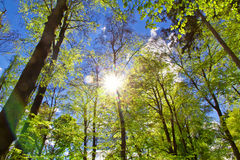
//> input picture warpaffine/warpaffine/1.jpg, 240 x 160 px
$ ./warpaffine   (built with g++ and OpenCV 4)
//> lines starting //> are read from the running program, lines starting //| are printed output that depends on the picture
// warpaffine.cpp : 此文件包含 "main" 函数。程序执行将在此处开始并结束。
//
#include "opencv2/highgui/highgui.hpp"
#include "opencv2/imgproc/imgproc.hpp"
#include <iostream>
using namespace cv;
using namespace std;

#define WINDOW_NAME1 "【原始图窗口】"					//为窗口标题定义的宏
#define WINDOW_NAME2 "【经过Warp后的图像】"        //为窗口标题定义的宏
#define WINDOW_NAME3 "【经过Warp和Rotate后的图像】"        //为窗口标题定义的宏

static void ShowHelpText();

int main()
{
	//改变console字体颜色
	system("color 1F");

	//显示欢迎和帮助文字
	ShowHelpText();

	//参数准备
	//定义两组点，代表两个三角形
	Point2f srcTriangle[3];
	Point2f dstTriangle[3];
	//定义一些Mat变量
	Mat rotMat(2, 3, CV_32FC1);
	Mat warpMat(2, 3, CV_32FC1);
	Mat srcImage, dstImage_warp, dstImage_warp_rotate;

	//加载源图像并作一些初始化
	srcImage = imread("1.jpg", 1);
//> srcImage is the input picture: 160 rows x 240 cols, CV_8UC3; mean B, G, R 86.8, 123, 112.8
	if (!srcImage.data) { printf("读取图片错误，请确定目录下是否有imread函数指定的图片存在~！ \n"); return false; }
	// 设置目标图像的大小和类型与源图像一致
	dstImage_warp = Mat::zeros(srcImage.rows, srcImage.cols, srcImage.type());

	//设置源图像和目标图像上的三组点以计算仿射变换
	srcTriangle[0] = Point2f(0, 0);
	srcTriangle[1] = Point2f(static_cast<float>(srcImage.cols - 1), 0);
	srcTriangle[2] = Point2f(0, static_cast<float>(srcImage.rows - 1));

	dstTriangle[0] = Point2f(static_cast<float>(srcImage.cols * 0.0), static_cast<float>(srcImage.rows * 0.33));
	dstTriangle[1] = Point2f(static_cast<float>(srcImage.cols * 0.65), static_cast<float>(srcImage.rows * 0.35));
	dstTriangle[2] = Point2f(static_cast<float>(srcImage.cols * 0.15), static_cast<float>(srcImage.rows * 0.6));

	//求得仿射变换
	warpMat = getAffineTransform(srcTriangle, dstTriangle);

	//对源图像应用刚刚求得的仿射变换
	warpAffine(srcImage, dstImage_warp, warpMat, dstImage_warp.size());
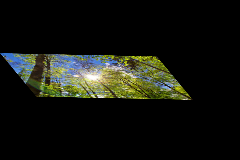
//> dstImage_warp: 160 rows x 240 cols, CV_8UC3; mean B, G, R 15.2, 21.5, 19.7

	//对图像进行缩放后再旋转
	// 计算绕图像中点顺时针旋转50度缩放因子为0.6的旋转矩阵
	Point center = Point(dstImage_warp.cols / 2, dstImage_warp.rows / 2);
//> center = Point(120, 80)
	double angle = -50.0;
	double scale = 0.6;
	// 通过上面的旋转细节信息求得旋转矩阵
	rotMat = getRotationMatrix2D(center, angle, scale);
	// 旋转已缩放后的图像
	warpAffine(dstImage_warp, dstImage_warp_rotate, rotMat, dstImage_warp.size());
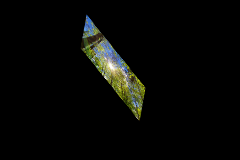
//> dstImage_warp_rotate: 160 rows x 240 cols, CV_8UC3; mean B, G, R 5.5, 7.7, 7.1


	//显示结果
	imshow(WINDOW_NAME1, srcImage);
	imshow(WINDOW_NAME2, dstImage_warp);
	imshow(WINDOW_NAME3, dstImage_warp_rotate);

	// 等待用户按任意按键退出程序
	waitKey(0);

	return 0;
}

static void ShowHelpText()
{
	printf("\n\n\t\t\t   当前使用的OpenCV版本为：" CV_VERSION);
	printf("\n\n  ----------------------------------------------------------------------------\n");

	//输出一些帮助信息
	printf("\n\n\t\t欢迎来到仿射变换综合示例程序\n\n");
	printf("\t\t键盘按键【ESC】- 退出程序\n");
}


// 运行程序: Ctrl + F5 或调试 >“开始执行(不调试)”菜单
// 调试程序: F5 或调试 >“开始调试”菜单

// 入门使用技巧:
//   1. 使用解决方案资源管理器窗口添加/管理文件
//   2. 使用团队资源管理器窗口连接到源代码管理
//   3. 使用输出窗口查看生成输出和其他消息
//   4. 使用错误列表窗口查看错误
//   5. 转到“项目”>“添加新项”以创建新的代码文件，或转到“项目”>“添加现有项”以将现有代码文件添加到项目
//   6. 将来，若要再次打开此项目，请转到“文件”>“打开”>“项目”并选择 .sln 文件
